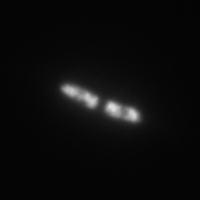
#> input picture experimental/3d/test.png, 200 x 200 px, found by its file name
$ python threejs-data.py
#> lines starting #> are read from the running program, lines starting #| are printed output that depends on the picture
import cv2
import numpy as np
import json

# 画像をグレースケールで読み込む
image = cv2.imread("experimental/3d/test.png", cv2.IMREAD_GRAYSCALE)
#> image is the input picture: shape (200, 200); min 3, max 224, mean 11.5

height, width = image.shape
#> height = 200; width = 200

point_cloud = []

for y in range(height):
    for x in range(width):
        z = image[y, x]
        if z > 15:
            point_cloud.append([x, y, z])
#> after the loop, point_cloud = 4098 items, first 6: [82, 69, 16], [78, 70, 16], [81, 70, 16], [82, 70, 16], [70, 71, 16], [74, 71, 16]

point_cloud = np.array(point_cloud)

# point_cloudをCSVファイルに保存
np.savetxt("experimental/3d/point_cloud.csv", point_cloud, delimiter=",", fmt="%d")
with open("experimental/3d/point_cloud.json", "w") as f:
    json.dump([{"x": int(x), "y": int(y), "z": int(z)} for x, y, z in point_cloud], f)
# point_cloudをプロット
import matplotlib.pyplot as plt
from mpl_toolkits.mplot3d import Axes3D

fig = plt.figure()
ax = fig.add_subplot(111, projection="3d")

# マーカーサイズを最小に設定
ax.scatter(
    point_cloud[:, 0], point_cloud[:, 1], point_cloud[:, 2], c="r", marker="o", s=1
)

ax.set_xlabel("X Label")
ax.set_ylabel("Y Label")
ax.set_zlabel("Z Label")

plt.show()
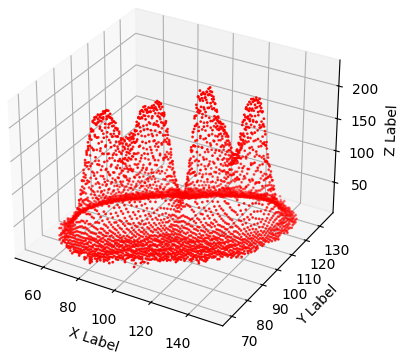
#> figure drawn by matplotlib, 1 panel
